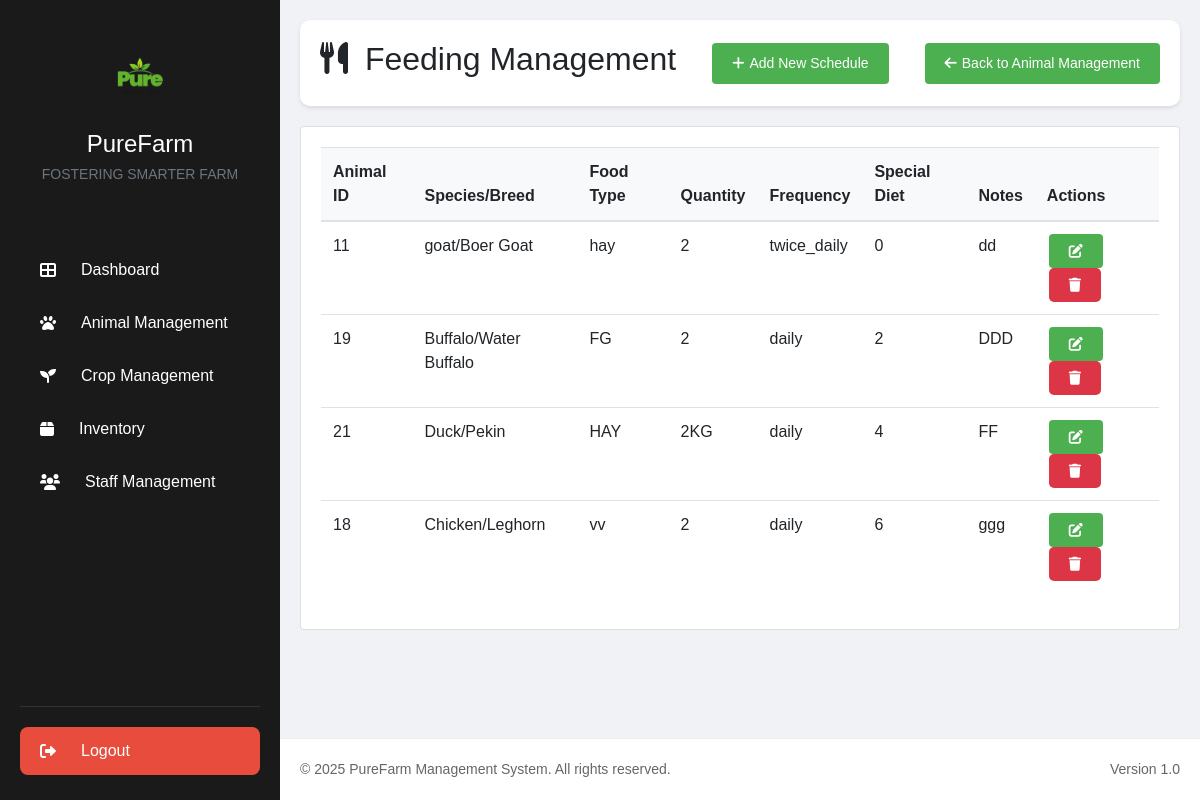
/feeding_management.php (signed in), run on the app's committed database.
### tables this page shows
CREATE TABLE `feeding_schedules` (
  `id` int(11) NOT NULL,
  `animal_id` int(11) DEFAULT NULL,
  `food_type` varchar(100) DEFAULT NULL,
  `quantity` varchar(50) DEFAULT NULL,
  `frequency` varchar(100) DEFAULT NULL,
  `special_diet` tinyint(1) DEFAULT 0,
  `notes` text DEFAULT NULL,
  `created_at` timestamp NOT NULL DEFAULT current_timestamp()
);

CREATE TABLE `animals` (
  `id` int(11) NOT NULL,
  `animal_id` varchar(10) NOT NULL,
  `species` varchar(50) NOT NULL,
  `breed` varchar(50) NOT NULL,
  `date_of_birth` date NOT NULL,
  `health_status` varchar(50) NOT NULL,
  `vaccination_details` text DEFAULT NULL,
  `gender` varchar(10) NOT NULL,
  `source` varchar(50) NOT NULL,
  `vaccination_status` enum('vaccinated','not_vaccinated','partially_vaccinated','overdue') DEFAULT 'not_vaccinated',
  `last_vaccination_date` date DEFAULT NULL
);

### feeding_management.php (the view, shortened to what this page needs)
<?php
require_once 'includes/db.php';
try {
    $schedules = $pdo->query("
        SELECT fs.*, a.species, a.breed
        FROM feeding_schedules fs
        JOIN animals a ON fs.animal_id = a.id
        ORDER BY fs.created_at DESC
    ")->fetchAll();
} catch(PDOException $e) {
    $_SESSION['error'] = "Error fetching feeding schedules: " . $e->getMessage();
    $schedules = [];
}
include 'includes/header.php';
?>
<div class="main-content">
    <div class="page-header d-flex justify-content-between align-items-center">
        <h2>
            <i class="fas fa-utensils mr-2"></i>
            Feeding Management
        </h2>
        <button class="btn btn-primary" data-toggle="modal" data-target="#addFeedingModal">
            <i class="fas fa-plus"></i> Add New Schedule
        </button>
            <button class="btn btn-primary" onclick="location.href='animal_management.php'">
                <i class="fas fa-arrow-left"></i> Back to Animal Management
            </button>
    </div>
    <div class="card">
        <div class="card-body">
            <div class="table-responsive">
                <table class="table">
                    <thead>
                        <tr>
                            <th>Animal ID</th>
                            <th>Species/Breed</th>
                            <th>Food Type</th>
                            <th>Quantity</th>
                            <th>Frequency</th>
                            <th>Special Diet</th>
                            <th>Notes</th>
                            <th>Actions</th>
                        </tr>
                    </thead>
                    <tbody>
                        <?php foreach ($schedules as $schedule): ?>
                        <tr>
                            <td><?php echo htmlspecialchars($schedule['animal_id']); ?></td>
                            <td><?php echo htmlspecialchars($schedule['species'] . '/' . $schedule['breed']); ?></td>
                            <td><?php echo htmlspecialchars($schedule['food_type']); ?></td>
                            <td><?php echo htmlspecialchars($schedule['quantity']); ?></td>
                            <td><?php echo htmlspecialchars($schedule['frequency']); ?></td>
                            <td><?php echo htmlspecialchars($schedule['special_diet']); ?></td>
                            <td><?php echo htmlspecialchars($schedule['notes']); ?></td>
                            <td>
                                <button class="btn btn-sm btn-primary edit-schedule"
                                        data-id="<?php echo $schedule['id']; ?>"
                                        data-animal-id="<?php echo $schedule['animal_id']; ?>"
                                        data-food-type="<?php echo htmlspecialchars($schedule['food_type']); ?>"
                                        data-quantity="<?php echo htmlspecialchars($schedule['quantity']); ?>"
                                        data-frequency="<?php echo htmlspecialchars($schedule['frequency']); ?>"
                                        data-special-diet="<?php echo htmlspecialchars($schedule['special_diet']); ?>"
                                        data-notes="<?php echo htmlspecialchars($schedule['notes']); ?>">
                                    <i class="fas fa-edit"></i>
                                </button>
                                <button class="btn btn-sm btn-danger delete-schedule"
                                        data-id="<?php echo $schedule['id']; ?>">
                                    <i class="fas fa-trash"></i>
                                </button>
                            </td>
                        </tr>
                        <?php endforeach; ?>
                    </tbody>
                </table>
            </div>
        </div>
    </div>
</div>
<?php include 'includes/footer.php'; ?>

### assets/css/styles.css (style rules this page uses)
* { margin: 0; padding: 0; box-sizing: border-box; font-family: Arial, sans-serif; }
body { background-color: #f0f2f5; }
.main-content { flex: 1; margin-left: 280px; padding: 20px; }
.page-header { display: flex; justify-content: space-between; align-items: center; margin-bottom: 20px; padding: 20px; background: white; border-radius: 10px; box-shadow: 0 2px 4px rgba(0,0,0,0.1); }
.btn { padding: 10px 20px; border: none; border-radius: 5px; cursor: pointer; font-size: 14px; display: inline-flex; align-items: center; gap: 5px; }
.btn-primary { background: #4CAF50; color: white; }
.btn-danger { background: #dc3545; color: white; }
.main-content { flex: 1; margin-left: 280px; padding: 20px; padding-bottom: 80px; }
.btn-primary { background: #4CAF50; color: white; border: none; padding: 10px 20px; border-radius: 4px; cursor: pointer; font-size: 14px; transition: background 0.3s ease; }

### feeding_management.php (style rules this page uses)
.main-content { padding: 20px; }
.page-header { margin-bottom: 20px; }
.card { margin-bottom: 20px; }
.table th { background-color: #f8f9fa; }
.btn-sm { margin: 0 2px; }

### data on the page
feeding_schedules: animal "11", animal.breed "goat/Boer Goat", food_type "hay", quantity "2", frequency "twice_daily", special_diet "0", notes "dd"
feeding_schedules: animal "19", animal.breed "Buffalo/Water Buffalo", food_type "FG", quantity "2", frequency "daily", special_diet "2", notes "DDD"
feeding_schedules: animal "21", animal.breed "Duck/Pekin", food_type "HAY", quantity "2KG", frequency "daily", special_diet "4", notes "FF"
feeding_schedules: animal "18", animal.breed "Chicken/Leghorn", food_type "vv", quantity "2", frequency "daily", special_diet "6", notes "ggg"
